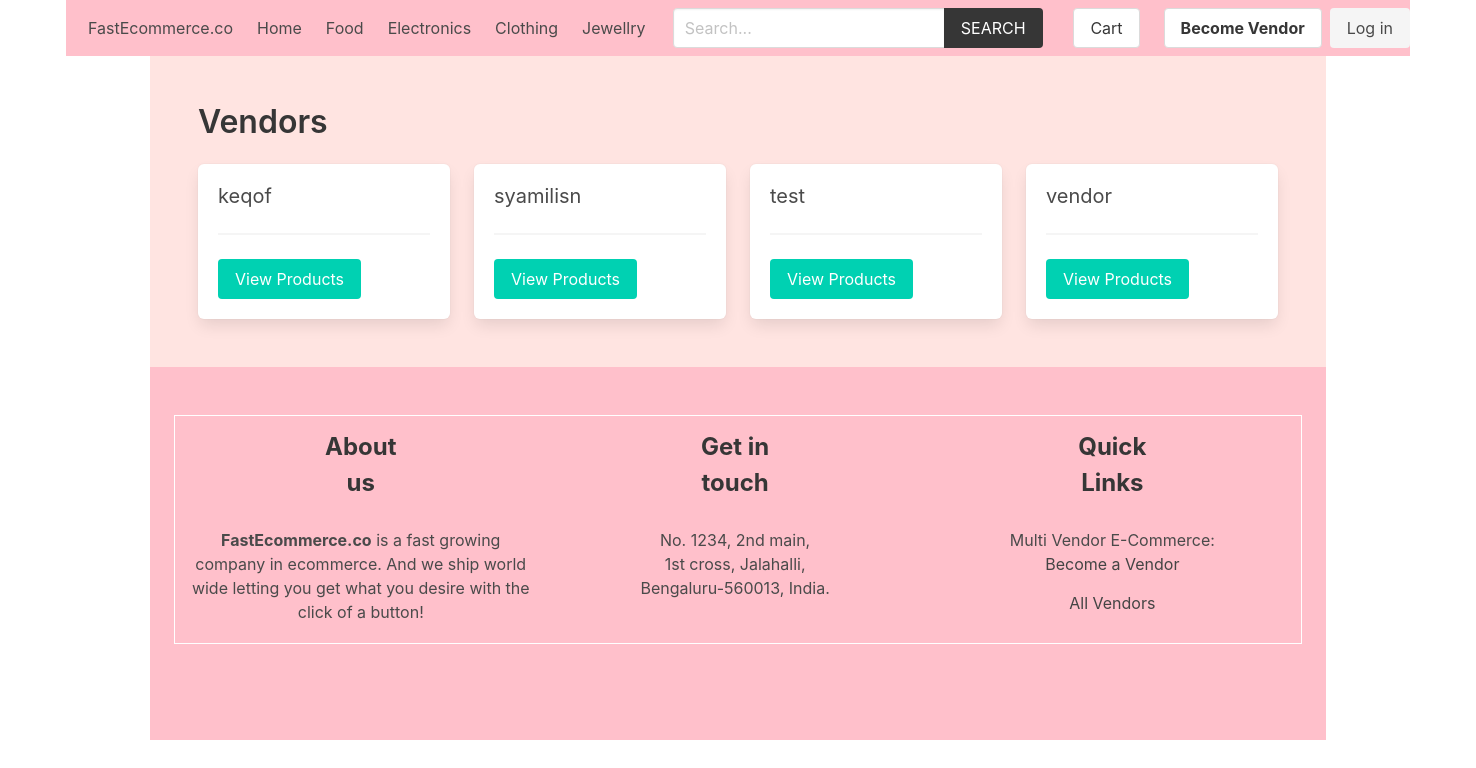
Screenshot of /vendor/ with the database file from the repository.
### product/models.py (models this page shows, shortened)
class Category(models.Model):
    title = models.CharField(max_length=50)
    slug = models.SlugField(max_length=55)
    ordering = models.IntegerField(default=0)
    class Meta:
        ordering = ['ordering']

### vendor/models.py (models this page shows, shortened)
class Vendor(models.Model):
    name = models.CharField(max_length=255)
    created_at = models.DateTimeField(auto_now_add=True)
    created_by = models.OneToOneField(User, related_name='vendor', on_delete=models.CASCADE)
    class Meta:
        ordering = ['name']

### vendor/views.py (the view)
# urls.py: path('', views.vendors, name="vendors"),
def vendors(request):
    vendors = Vendor.objects.all()
    return render(request, 'vendor/vendors.html', {'vendors': vendors})

### cart/cart.py (called while the page is built)
    def __len__(self):
        return sum(item['quantity'] for item in self.cart.values())

### cart/context_processors.py (called while the page is built)
def cart(request):
    return {'cart': Cart(request)}

### product/context_processors.py (called while the page is built)
def menu_categories(request):
    categories = Category.objects.all()
    return {'categories': categories}

### templates/vendor/vendors.html (shortened to what this page needs)
{% extends 'core/base.html' %}
{% block content %}
    <h1 class="title">Vendors</h1>
    <div class="columns is-multiline">
        {% for vendor in vendors %}
            <div class="column is-3">
                <div class="box">
                    <h2 class="subtitle">
                        {{ vendor.name }}
                    </h2>
                    <hr>
                    <a href="{% url 'vendor:vendor' vendor.id %}" class="button is-primary ">View Products</a>
                </div>
            </div>
        {% endfor %}
    </div>
{% endblock content %}

### templates/core/base.html (shortened to what this page needs)
{% load static %}
<!DOCTYPE html>
<html lang="en">
<head>
    <link rel="stylesheet" href="https://cdn.jsdelivr.net/npm/bulma@0.9.2/css/bulma.min.css">
    <link rel="stylesheet" href="{% static 'css/main.css' %}">
</head>
<body>
    <div class="container">
        <nav class="navbar navbar-light" role="navigation" aria-label="main navigation"  style="background-color: pink;">
            <div class="navbar-brand" style="margin-left: 10px;">
                <a class="navbar-item" href="{% url 'core:home' %}">
                    FastEcommerce.co
            </a>
            </div>
            <div id="navbarBasicExample" class="navbar-menu">
                <div class="navbar-start">
                <a class="navbar-item" href="{% url 'core:home' %}">
                    Home
                </a>
                {% for category in categories %}
                    <a class="navbar-item" href="{% url 'product:category' category.slug %}">
                        {{category.title}}
                    </a>
                {% endfor %}
                </div>
                <div class="navbar-start">
                    <div class="navbar-item">
                        <form method="get" action="{% url 'product:search' %}">
                            <div class="field has-addons">
                                <div class="control">
                                    <input type="search" name="query" id="" class="input" placeholder="Search...">
                                </div>
                                <div class="control">
                                    <button class="button is-dark is-uppercase">Search</button>
                                </div>
                            </div>
                        </form>
                    </div>
                </div>
                <div class="navbar-end">
                <div class="navbar-item">
                    <a href="{% url 'cart:cart' %}" class="button is-secondary">Cart {% if cart %}({{cart|length}}){% endif %}</a>
                </div>
                {% if request.user.is_authenticated %}
                <div class="navbar-item has-dropdown is-hoverable">
                    <a class="navbar-link is-capitalized">
                    {{user.vendor.name}}
                    </a>
                    <div class="navbar-dropdown">
                    <a class="navbar-item" href="{% url 'vendor:vendor-admin' %}">
                        Profile
                    </a>
                    <a class="navbar-item" href="{% url 'vendor:edit-vendor' %}">
                        Update Profile
                    </a>
                    <a class="navbar-item" href="{% url 'vendor:add-product' %}">
                        Add Product
                    </a>
                    <hr class="navbar-divider">
                    <a class="navbar-item" href="{% url 'vendor:logout' %}">
                        Logout
                    </a>
                    </div>
                </div>
                {% else %}
                <div class="navbar-item">
                    <div class="buttons">
                        <a class="button is-secondary" href="{% url 'vendor:become-vendor' %}">
                            <strong>Become Vendor</strong>
                        </a>
                        <a class="button is-light" href="{% url 'vendor:login' %}">
                            Log in
                        </a>
                    </div>
                </div>
                {% endif %}
                </div>
            </div>
            </nav>
    </div>
    <section class="section" style="background-color: #ffe4e1; margin-right: 150px; margin-left:150px;"">
        <div class="container">
            {% block content %}{% endblock content %}
        </div>
    </section>
    <footer class="footer" style="background-color:pink; margin-left:150px; margin-right:150px" >
        <div class="container">
            <table>
                <tr class="is-size-4 mb-4" ><th>About us</th> <th>Get in touch</th> <th>Quick Links</th></tr>
                <tr>
                    <td style = "width: 150px;"><b>FastEcommerce.co</b> is a fast growing company in ecommerce. And we ship world wide letting you get what you desire with the click of a button!</td>
                    <td>No. 1234, 2nd main, <br>1st cross, Jalahalli, <br>Bengaluru-560013, India.</td>
                    <td>Multi Vendor E-Commerce:<br>
                        {% if request.user.is_authenticated %}
                            <a href="{% url 'vendor:vendor-admin' %}">Vendor Admin</a>
                        {% else %}
                            <a href="{% url 'vendor:become-vendor' %}">Become a Vendor</a>
                        {% endif %}
                        <br>
                        <a href="{% url 'vendor:vendors' %}">All Vendors</a>
                    </td>
                </tr>
            </table>
        </div>
    </footer>
</body>
</html>

### core/static/css/main.css (style rules this page uses)
.footer a { margin-bottom: 15px; display: inline-block; color: #444; }

### templates/core/base.html (style rules this page uses)
table,th,td { margin:auto; border-collapse:collapse; padding:10pt; text-align:center; word-wrap: break-word; }
table { border:solid 1pt white; }
th { padding-left: 150px; padding-right: 150px; }

### rows the page displays
Category: title "Food"
Category: title "Electronics"
Category: title "Clothing"
Category: title "Jewellry"
Vendor: name "keqof"
Vendor: name "syamilisn"
Vendor: name "test"
Vendor: name "vendor"
